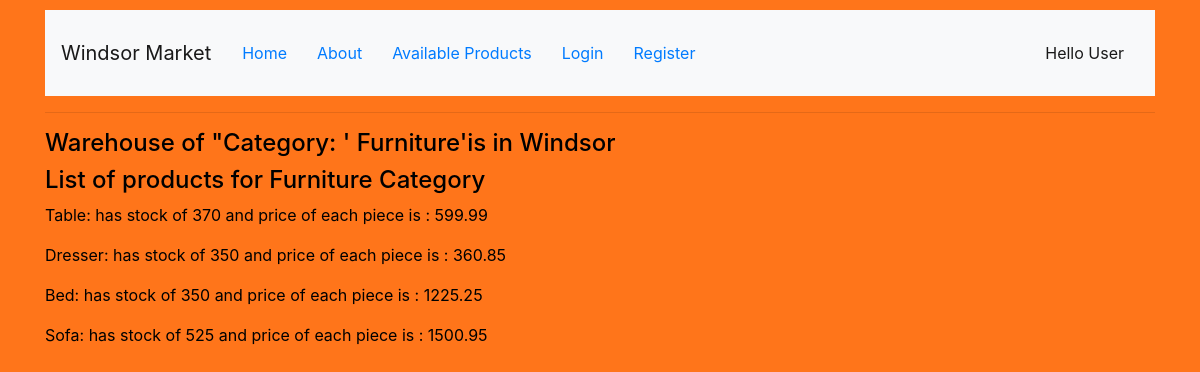
/myapp/1, run on the app's committed database.
### myapp/models.py (models this page shows, shortened)
class Category(models.Model):
    name = models.CharField(max_length=200)
    warehouse = models.CharField(max_length=200)
    class Meta:
        verbose_name = _("Category")
        verbose_name_plural = _("Categories")

class Product(models.Model):
    category = models.ForeignKey(Category, related_name='products', on_delete=models.CASCADE)
    name = models.CharField(max_length=200)
    price = models.DecimalField(max_digits=10, decimal_places=2)
    stock = models.PositiveIntegerField(default=100, validators=[MaxValueValidator(1000), MinValueValidator(0)])
    available = models.BooleanField(default=True)
    description = models.TextField(max_length=100, null=True, blank=True)
    intrested = models.PositiveIntegerField(default=0)
    def __str__(self):
        return self.name + ": has stock of " + str(self.stock)

### myapp/views.py (the view)
# urls.py: path(r'<cat_no>',views.detail,name='detail'),
def detail(request, cat_no):
    cat_list = get_object_or_404(Category, id=cat_no)
    product_list = Product.objects.filter(category__id=cat_no)
    return render(request, 'myapp/detail.html', {'cat_list': cat_list,'product_list': product_list})

### myapp/templates/myapp/detail.html
{% extends 'myapp/base.html' %}
{% block body_block %}
    <h4>Warehouse of "Category: ' {{cat_list.name}}'is in {{cat_list.warehouse}}</h4>
    <h4>List of products for {{cat_list.name}} Category</h4>
    {% for product in product_list %}
        <p> {{ product }} and price of each piece is : {{ product.price }} </p>
    {% endfor %}
{% endblock %}

### myapp/static/myapp/style.css (style rules this page uses)
body { background-color:#ff751a; color: black; }

### data on the page
Category: name "Furniture", warehouse "Windsor"
Product: name+stock "Table: has stock of 370", price "599.99"
Product: name+stock "Dresser: has stock of 350", price "360.85"
Product: name+stock "Bed: has stock of 350", price "1225.25"
Product: name+stock "Sofa: has stock of 525", price "1500.95"
